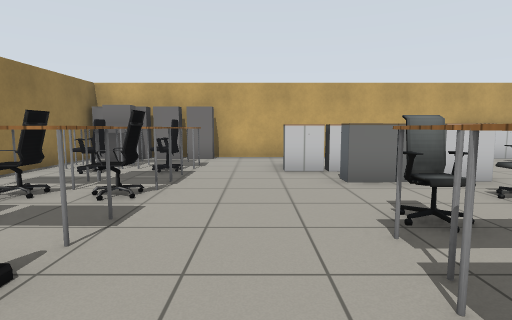
View 1 (above)

16 first-person views from a walk through a robot-simulator world made for Gazebo. The camera is 1 m above the floor, tilts 6° down and sees 80° across. The floor is counted in squares, 1 m on a side. Each view is taken from the middle of a square. On the plan, view 1 faces up. The plan holds only what a view shows up to about 12 squares ahead; the rest is blank. Simple patterns stand in for the simulator's built-in surfaces. Some stock models are drawn as simple stand-ins.

View 2
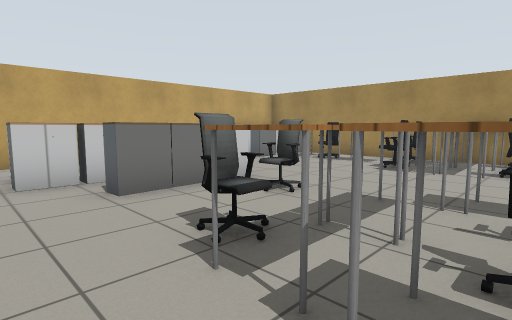

View 3
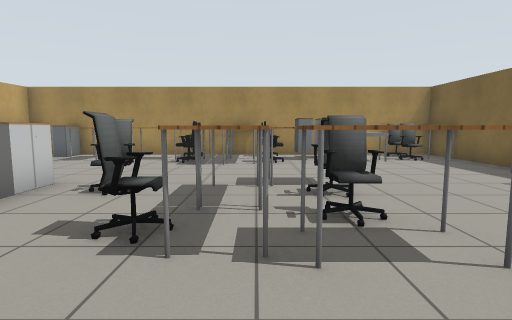

View 4
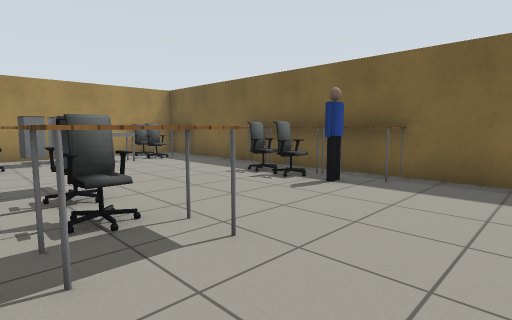

View 5
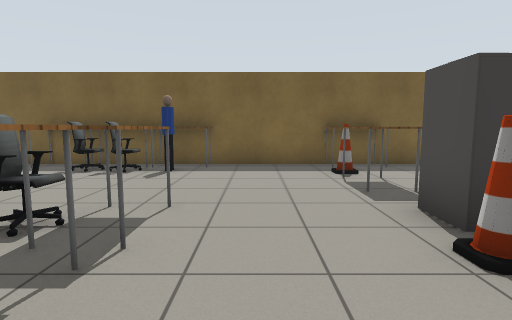

View 6
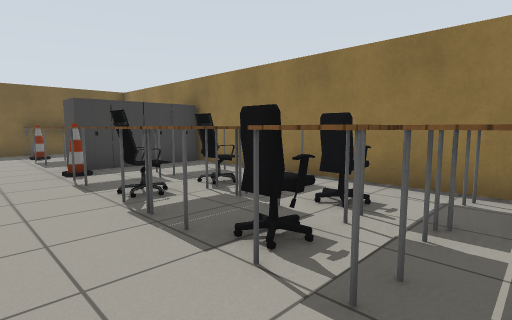

View 7
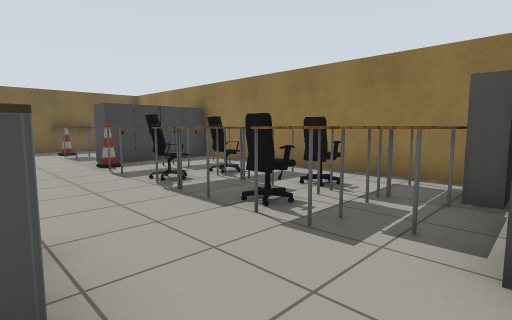

View 8
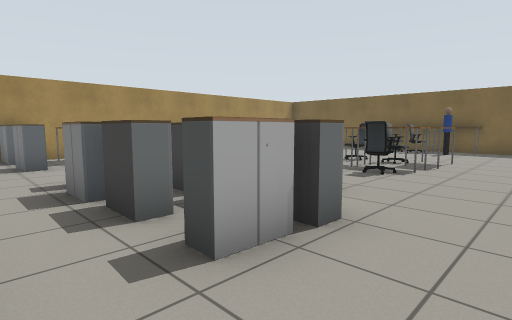

View 9
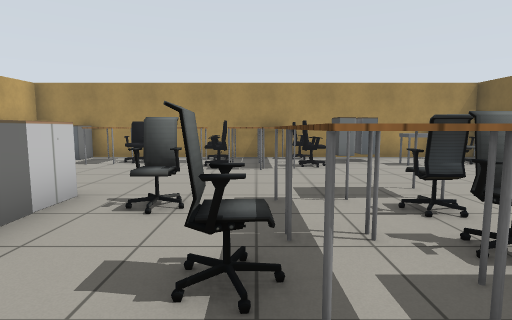

View 10
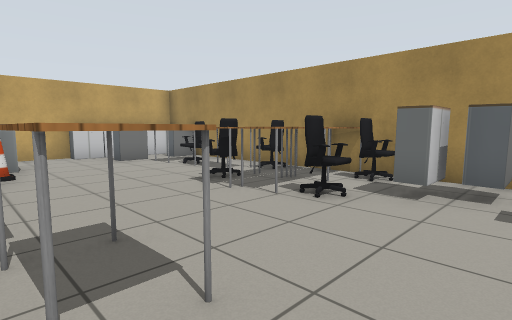

View 11
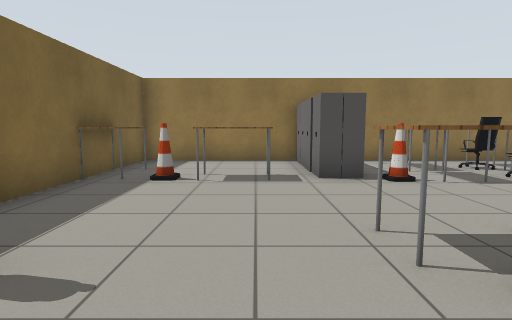

View 12
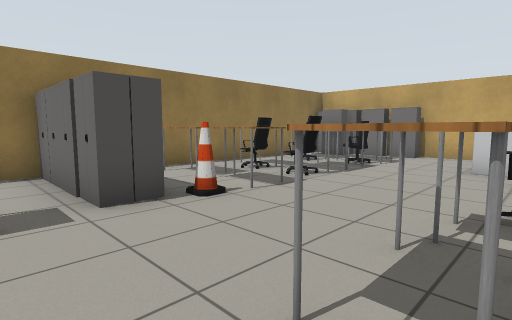

View 13
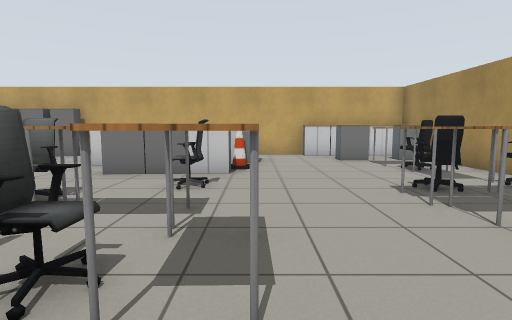

View 14
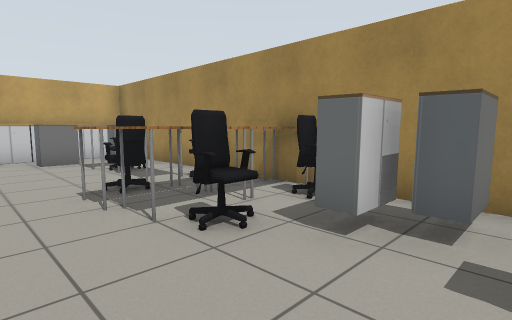

View 15
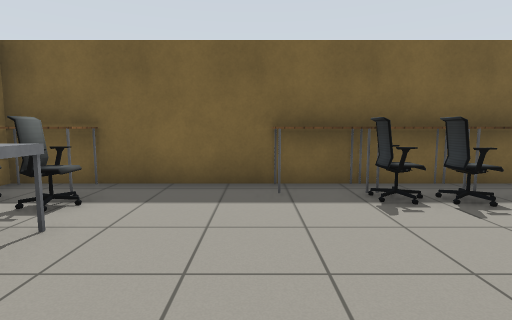

View 16
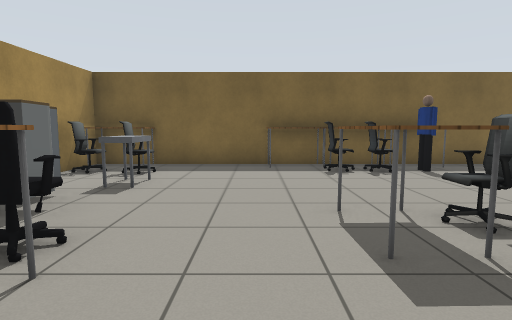

### Floor plan
Points are (right, up) in squares from view 1. A wall is a line through its corners. A room is listed if a view was taken in it or the views show most of it. See-through windows are left out.
Room 1 (views 1, 2, 3, 4, 5, 6, 7, 8, 9, 10, 11, 12, 13, 14, 15, 16)
walls: (-5.4, -0.4) (-5.4, -4.4) (10.4, -4.4) (10.4, 10.4) (-5.5, 10.4); (-5.4, 7.6) (-5.4, 1.5)
objects: cabinet (-5, 0); cabinet (-5, 1); table (-5, 3) to (-4, 3); table (-5, 5) to (-4, 6); table (-5, 8) to (-4, 9); cabinet (-5, 10); cabinet (-4, 0); cabinet (-4, 1); office chair (-4, 4) to (-3, 5); office chair (-4, 7); cabinet (-4, 9); cabinet (-4, 10); table (-3, -4) to (-2, -4); table (-3, -2) to (-2, -1); cabinet (-3, 0); cabinet (-3, 1); table (-3, 3) to (-2, 3); table (-3, 6) to (-2, 6); table (-3, 7); table (-3, 8) to (-2, 9); cabinet (-3, 10); cone (-2, -3); cabinet (-2, 1); cone (-2, 2); office chair (-2, 4) to (-2, 5); office chair (-2, 7); cabinet (-2, 10); table (1, -4) to (2, -4); table (1, 0) to (2, 1); table (1, 2) to (2, 2); cabinet (1, 7) to (2, 7); cabinet (1, 8); person (2, -3); office chair (2, 1); office chair (2, 3); cabinet (2, 6); cabinet (2, 8) to (3, 8); table (3, -4) to (4, -4); office chair (3, -3); table (3, 2) to (4, 2); cabinet (3, 6); cabinet (3, 7); office chair (4, -3); office chair (4, 1); office chair (4, 4); cabinet (4, 6); cabinet (4, 7); cabinet (4, 8) to (4, 9); table (5, -4); table (5, 1) to (5, 2); cone (5, 7); cabinet (5, 8); table (7, 3) to (8, 3); cabinet (7, 10); cart (8, -2) to (9, -1); office chair (8, 1) to (8, 2); office chair (8, 4); cabinet (8, 9); cabinet (8, 10); table (9, -4) to (10, -4); office chair (9, -3); cabinet (9, -1) to (10, 0); cabinet (9, 0) to (9, 1); table (9, 2) to (10, 3); table (9, 4) to (9, 5); office chair (9, 6) to (9, 7); cabinet (9, 10); office chair (10, -3); office chair (10, 1) to (10, 2); office chair (10, 4); table (10, 7); cabinet (10, 9); cabinet (10, 10)

Positions as (right, up) in squares from view 1, and headings:
1: (0, 0), facing up
2: (0, 1), facing up-right
3: (-1, 2), facing right
4: (-1, 2), facing down-right
5: (0, 4), facing down
6: (0, 9), facing down-left
7: (1, 10), facing down-left
8: (-1, 10), facing down-right
9: (0, 3), facing right
10: (4, -1), facing up-right
11: (4, -1), facing left
12: (2, -1), facing up-left
13: (5, -1), facing up
14: (6, -1), facing up-right
15: (6, 1), facing down
16: (6, 4), facing down
